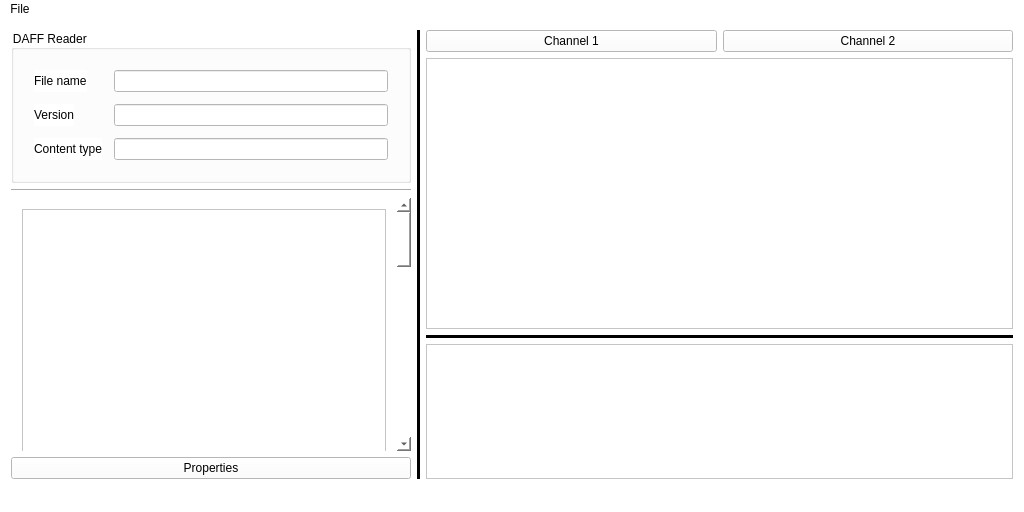
<?xml version="1.0" encoding="UTF-8"?>
<ui version="4.0">
 <class>DAFFViewer</class>
 <widget class="QMainWindow" name="DAFFViewer">
  <property name="geometry">
   <rect>
    <x>0</x>
    <y>0</y>
    <width>1024</width>
    <height>512</height>
   </rect>
  </property>
  <property name="acceptDrops">
   <bool>true</bool>
  </property>
  <property name="windowTitle">
   <string>DAFFViewer</string>
  </property>
  <property name="autoFillBackground">
   <bool>false</bool>
  </property>
  <property name="styleSheet">
   <string notr="true">background-color: rgb(255, 255, 255);</string>
  </property>
  <property name="toolButtonStyle">
   <enum>Qt::ToolButtonIconOnly</enum>
  </property>
  <property name="tabShape">
   <enum>QTabWidget::Rounded</enum>
  </property>
  <widget class="QWidget" name="DAFFCentralWidget">
   <property name="enabled">
    <bool>true</bool>
   </property>
   <property name="sizePolicy">
    <sizepolicy hsizetype="Expanding" vsizetype="Expanding">
     <horstretch>0</horstretch>
     <verstretch>0</verstretch>
    </sizepolicy>
   </property>
   <layout class="QHBoxLayout" name="horizontalLayout_2" stretch="0">
    <item>
     <layout class="QHBoxLayout" name="horizontalLayout" stretch="3,0,6">
      <item>
       <layout class="QVBoxLayout" name="DAFFFileInfo">
        <item>
         <widget class="DAFFReaderGroupBox" name="groupBox">
          <property name="minimumSize">
           <size>
            <width>400</width>
            <height>0</height>
           </size>
          </property>
          <property name="maximumSize">
           <size>
            <width>16777215</width>
            <height>16777215</height>
           </size>
          </property>
          <property name="styleSheet">
           <string notr="true"/>
          </property>
          <property name="title">
           <string>DAFF Reader </string>
          </property>
          <layout class="QFormLayout" name="formLayout_2">
           <property name="horizontalSpacing">
            <number>12</number>
           </property>
           <property name="verticalSpacing">
            <number>12</number>
           </property>
           <property name="leftMargin">
            <number>20</number>
           </property>
           <property name="topMargin">
            <number>20</number>
           </property>
           <property name="rightMargin">
            <number>20</number>
           </property>
           <property name="bottomMargin">
            <number>20</number>
           </property>
           <item row="1" column="0">
            <widget class="QLabel" name="labelFileName">
             <property name="styleSheet">
              <string notr="true"/>
             </property>
             <property name="text">
              <string>File name</string>
             </property>
            </widget>
           </item>
           <item row="1" column="1">
            <widget class="QLineEdit" name="lineEditFileName">
             <property name="enabled">
              <bool>false</bool>
             </property>
            </widget>
           </item>
           <item row="2" column="0">
            <widget class="QLabel" name="labelVersion">
             <property name="text">
              <string>Version</string>
             </property>
            </widget>
           </item>
           <item row="2" column="1">
            <widget class="QLineEdit" name="lineEditVersion">
             <property name="enabled">
              <bool>false</bool>
             </property>
            </widget>
           </item>
           <item row="3" column="0">
            <widget class="QLabel" name="labelContentType">
             <property name="text">
              <string>Content type</string>
             </property>
            </widget>
           </item>
           <item row="3" column="1">
            <widget class="QLineEdit" name="lineEditContentType">
             <property name="enabled">
              <bool>false</bool>
             </property>
            </widget>
           </item>
          </layout>
         </widget>
        </item>
        <item>
         <widget class="Line" name="line">
          <property name="orientation">
           <enum>Qt::Horizontal</enum>
          </property>
         </widget>
        </item>
        <item>
         <widget class="QScrollArea" name="scrollArea">
          <property name="frameShape">
           <enum>QFrame::NoFrame</enum>
          </property>
          <property name="widgetResizable">
           <bool>true</bool>
          </property>
          <widget class="QWidget" name="scrollAreaWidgetContents">
           <property name="geometry">
            <rect>
             <x>0</x>
             <y>0</y>
             <width>386</width>
             <height>1018</height>
            </rect>
           </property>
           <layout class="QVBoxLayout" name="verticalLayout">
            <item>
             <widget class="DAFFMetadataTableView" name="tableView">
              <property name="minimumSize">
               <size>
                <width>0</width>
                <height>1000</height>
               </size>
              </property>
             </widget>
            </item>
           </layout>
          </widget>
         </widget>
        </item>
        <item>
         <widget class="QPushButton" name="pushButton_2">
          <property name="text">
           <string>Properties</string>
          </property>
         </widget>
        </item>
        <item>
         <spacer name="verticalSpacer">
          <property name="orientation">
           <enum>Qt::Vertical</enum>
          </property>
          <property name="sizeHint" stdset="0">
           <size>
            <width>20</width>
            <height>40</height>
           </size>
          </property>
         </spacer>
        </item>
       </layout>
      </item>
      <item>
       <widget class="Line" name="line_2">
        <property name="frameShadow">
         <enum>QFrame::Plain</enum>
        </property>
        <property name="lineWidth">
         <number>3</number>
        </property>
        <property name="midLineWidth">
         <number>0</number>
        </property>
        <property name="orientation">
         <enum>Qt::Vertical</enum>
        </property>
       </widget>
      </item>
      <item>
       <layout class="QVBoxLayout" name="DAFFVisualization" stretch="0,2,0,1">
        <item>
         <layout class="QHBoxLayout" name="horizontalLayout_3">
          <item>
           <widget class="QPushButton" name="pushButton_3">
            <property name="text">
             <string>Channel 1</string>
            </property>
           </widget>
          </item>
          <item>
           <widget class="QPushButton" name="pushButton_4">
            <property name="text">
             <string>Channel 2</string>
            </property>
           </widget>
          </item>
         </layout>
        </item>
        <item>
         <widget class="QDAFFVTKFrame" name="frame">
          <property name="frameShape">
           <enum>QFrame::StyledPanel</enum>
          </property>
          <property name="frameShadow">
           <enum>QFrame::Raised</enum>
          </property>
         </widget>
        </item>
        <item>
         <widget class="Line" name="line_3">
          <property name="frameShadow">
           <enum>QFrame::Plain</enum>
          </property>
          <property name="lineWidth">
           <number>3</number>
          </property>
          <property name="orientation">
           <enum>Qt::Horizontal</enum>
          </property>
         </widget>
        </item>
        <item>
         <widget class="QFrame" name="frame_2">
          <property name="frameShape">
           <enum>QFrame::StyledPanel</enum>
          </property>
          <property name="frameShadow">
           <enum>QFrame::Raised</enum>
          </property>
         </widget>
        </item>
       </layout>
      </item>
     </layout>
    </item>
   </layout>
  </widget>
  <widget class="QMenuBar" name="DAFFMenuBar">
   <property name="geometry">
    <rect>
     <x>0</x>
     <y>0</y>
     <width>1024</width>
     <height>21</height>
    </rect>
   </property>
   <widget class="QMenu" name="menuFile">
    <property name="title">
     <string>File</string>
    </property>
    <addaction name="actionOpen"/>
    <addaction name="actionQuit"/>
   </widget>
   <addaction name="menuFile"/>
  </widget>
  <widget class="QStatusBar" name="statusBar"/>
  <action name="actionOpen">
   <property name="text">
    <string>Open</string>
   </property>
   <property name="shortcut">
    <string>O</string>
   </property>
  </action>
  <action name="actionQuit">
   <property name="text">
    <string>Quit</string>
   </property>
   <property name="shortcut">
    <string>Esc</string>
   </property>
  </action>
 </widget>
 <layoutdefault spacing="6" margin="11"/>
 <customwidgets>
  <customwidget>
   <class>DAFFReaderGroupBox</class>
   <extends>QGroupBox</extends>
   <header>daffreadergroupbox.h</header>
   <container>1</container>
  </customwidget>
  <customwidget>
   <class>DAFFMetadataTableView</class>
   <extends>QTableView</extends>
   <header>daffmetadatatableview.h</header>
  </customwidget>
  <customwidget>
   <class>QDAFFVTKFrame</class>
   <extends>QFrame</extends>
   <header>qdaffvtkframe.h</header>
   <container>1</container>
  </customwidget>
 </customwidgets>
 <resources/>
 <connections/>
</ui>
